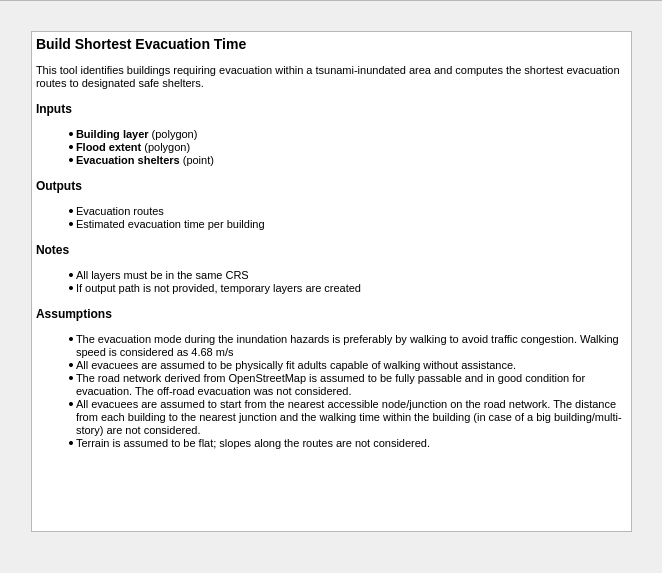
<?xml version="1.0" encoding="UTF-8"?>
<ui version="4.0">
 <class>Form</class>
 <widget class="QWidget" name="Form">
  <property name="geometry">
   <rect>
    <x>0</x>
    <y>0</y>
    <width>662</width>
    <height>573</height>
   </rect>
  </property>
  <property name="windowTitle">
   <string>Form</string>
  </property>
  <property name="autoFillBackground">
   <bool>true</bool>
  </property>
  <widget class="QScrollArea" name="scrollArea">
   <property name="geometry">
    <rect>
     <x>-20</x>
     <y>0</y>
     <width>771</width>
     <height>681</height>
    </rect>
   </property>
   <property name="widgetResizable">
    <bool>true</bool>
   </property>
   <widget class="QWidget" name="scrollAreaWidgetContents">
    <property name="geometry">
     <rect>
      <x>0</x>
      <y>0</y>
      <width>769</width>
      <height>679</height>
     </rect>
    </property>
    <widget class="QTextEdit" name="textEdit">
     <property name="geometry">
      <rect>
       <x>50</x>
       <y>30</y>
       <width>601</width>
       <height>501</height>
      </rect>
     </property>
     <property name="html">
      <string>&lt;!DOCTYPE HTML PUBLIC &quot;-//W3C//DTD HTML 4.0//EN&quot; &quot;http://www.w3.org/TR/REC-html40/strict.dtd&quot;&gt;
&lt;html&gt;&lt;head&gt;&lt;meta name=&quot;qrichtext&quot; content=&quot;1&quot; /&gt;&lt;style type=&quot;text/css&quot;&gt;
p, li { white-space: pre-wrap; }
&lt;/style&gt;&lt;/head&gt;&lt;body style=&quot; font-family:'MS Shell Dlg 2'; font-size:7.8pt; font-weight:400; font-style:normal;&quot;&gt;
&lt;h3 style=&quot; margin-top:14px; margin-bottom:12px; margin-left:0px; margin-right:0px; -qt-block-indent:0; text-indent:0px;&quot;&gt;&lt;span style=&quot; font-size:8pt; font-weight:600;&quot;&gt;Build Shortest Evacuation Time&lt;/span&gt;&lt;/h3&gt;
&lt;p style=&quot; margin-top:12px; margin-bottom:12px; margin-left:0px; margin-right:0px; -qt-block-indent:0; text-indent:0px;&quot;&gt;&lt;span style=&quot; font-size:8pt;&quot;&gt;This tool identifies buildings requiring evacuation within a tsunami-inundated area and computes the shortest evacuation routes to designated safe shelters. &lt;/span&gt;&lt;/p&gt;
&lt;h4 style=&quot; margin-top:12px; margin-bottom:12px; margin-left:0px; margin-right:0px; -qt-block-indent:0; text-indent:0px;&quot;&gt;&lt;span style=&quot; font-size:8pt; font-weight:600;&quot;&gt;Inputs&lt;/span&gt;&lt;/h4&gt;
&lt;ul style=&quot;margin-top: 0px; margin-bottom: 0px; margin-left: 0px; margin-right: 0px; -qt-list-indent: 1;&quot;&gt;&lt;li style=&quot; font-size:8pt;&quot; style=&quot; margin-top:12px; margin-bottom:0px; margin-left:0px; margin-right:0px; -qt-block-indent:0; text-indent:0px;&quot;&gt;&lt;span style=&quot; font-weight:600;&quot;&gt;Building layer&lt;/span&gt; (polygon) &lt;/li&gt;
&lt;li style=&quot; font-size:8pt;&quot; style=&quot; margin-top:0px; margin-bottom:0px; margin-left:0px; margin-right:0px; -qt-block-indent:0; text-indent:0px;&quot;&gt;&lt;span style=&quot; font-weight:600;&quot;&gt;Flood extent&lt;/span&gt; (polygon) &lt;/li&gt;
&lt;li style=&quot; font-size:8pt;&quot; style=&quot; margin-top:0px; margin-bottom:12px; margin-left:0px; margin-right:0px; -qt-block-indent:0; text-indent:0px;&quot;&gt;&lt;span style=&quot; font-weight:600;&quot;&gt;Evacuation shelters&lt;/span&gt; (point) &lt;/li&gt;&lt;/ul&gt;
&lt;h4 style=&quot; margin-top:12px; margin-bottom:12px; margin-left:0px; margin-right:0px; -qt-block-indent:0; text-indent:0px;&quot;&gt;&lt;span style=&quot; font-size:8pt; font-weight:600;&quot;&gt;Outputs&lt;/span&gt;&lt;/h4&gt;
&lt;ul style=&quot;margin-top: 0px; margin-bottom: 0px; margin-left: 0px; margin-right: 0px; -qt-list-indent: 1;&quot;&gt;&lt;li style=&quot; font-size:8pt;&quot; style=&quot; margin-top:12px; margin-bottom:0px; margin-left:0px; margin-right:0px; -qt-block-indent:0; text-indent:0px;&quot;&gt;Evacuation routes &lt;/li&gt;
&lt;li style=&quot; font-size:8pt;&quot; style=&quot; margin-top:0px; margin-bottom:12px; margin-left:0px; margin-right:0px; -qt-block-indent:0; text-indent:0px;&quot;&gt;Estimated evacuation time per building &lt;/li&gt;&lt;/ul&gt;
&lt;h4 style=&quot; margin-top:12px; margin-bottom:12px; margin-left:0px; margin-right:0px; -qt-block-indent:0; text-indent:0px;&quot;&gt;&lt;span style=&quot; font-size:8pt; font-weight:600;&quot;&gt;Notes&lt;/span&gt;&lt;/h4&gt;
&lt;ul style=&quot;margin-top: 0px; margin-bottom: 0px; margin-left: 0px; margin-right: 0px; -qt-list-indent: 1;&quot;&gt;&lt;li style=&quot; font-size:8pt;&quot; style=&quot; margin-top:12px; margin-bottom:0px; margin-left:0px; margin-right:0px; -qt-block-indent:0; text-indent:0px;&quot;&gt;All layers must be in the same CRS &lt;/li&gt;
&lt;li style=&quot; font-size:8pt;&quot; style=&quot; margin-top:0px; margin-bottom:12px; margin-left:0px; margin-right:0px; -qt-block-indent:0; text-indent:0px;&quot;&gt;If output path is not provided, temporary layers are created &lt;/li&gt;&lt;/ul&gt;
&lt;h4 style=&quot; margin-top:12px; margin-bottom:12px; margin-left:0px; margin-right:0px; -qt-block-indent:0; text-indent:0px;&quot;&gt;&lt;span style=&quot; font-size:8pt; font-weight:600;&quot;&gt;Assumptions&lt;/span&gt;&lt;/h4&gt;
&lt;ul style=&quot;margin-top: 0px; margin-bottom: 0px; margin-left: 0px; margin-right: 0px; -qt-list-indent: 1;&quot;&gt;&lt;li style=&quot; font-size:8pt;&quot; style=&quot; margin-top:0px; margin-bottom:0px; margin-left:0px; margin-right:0px; -qt-block-indent:0; text-indent:0px;&quot;&gt;The evacuation mode during the inundation hazards is preferably by walking to avoid traffic congestion. Walking speed is considered as 4.68 m/s&lt;/li&gt;
&lt;li style=&quot; font-size:8pt;&quot; style=&quot; margin-top:0px; margin-bottom:0px; margin-left:0px; margin-right:0px; -qt-block-indent:0; text-indent:0px;&quot;&gt;All evacuees are assumed to be physically fit adults capable of walking without assistance.&lt;/li&gt;
&lt;li style=&quot; font-size:8pt;&quot; style=&quot; margin-top:0px; margin-bottom:0px; margin-left:0px; margin-right:0px; -qt-block-indent:0; text-indent:0px;&quot;&gt;The road network derived from OpenStreetMap is assumed to be fully passable and in good condition for evacuation. The off-road evacuation was not considered.&lt;/li&gt;
&lt;li style=&quot; font-size:8pt;&quot; style=&quot; margin-top:0px; margin-bottom:0px; margin-left:0px; margin-right:0px; -qt-block-indent:0; text-indent:0px;&quot;&gt;All evacuees are assumed to start from the nearest accessible node/junction on the road network. The distance from each building to the nearest junction and the walking time within the building (in case of a big building/multi-story) are not considered.&lt;/li&gt;
&lt;li style=&quot; font-size:8pt;&quot; style=&quot; margin-top:0px; margin-bottom:0px; margin-left:0px; margin-right:0px; -qt-block-indent:0; text-indent:0px;&quot;&gt;Terrain is assumed to be flat; slopes along the routes are not considered.&lt;/li&gt;&lt;/ul&gt;&lt;/body&gt;&lt;/html&gt;</string>
     </property>
    </widget>
   </widget>
  </widget>
 </widget>
 <resources/>
 <connections/>
</ui>
